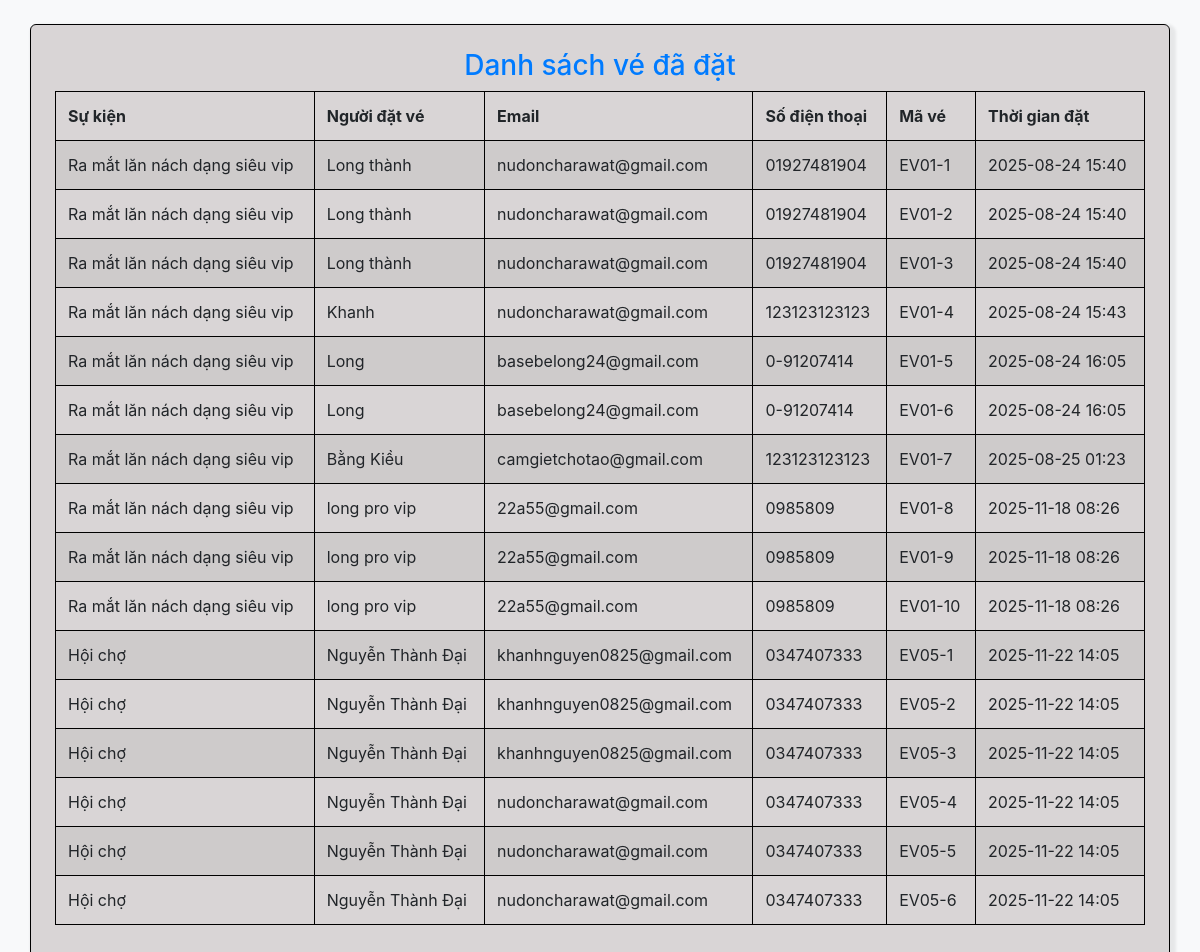
The page /events/viewer on the database its author committed.
### app/models.py (models this page shows)
class Event(db.Model):
    id = db.Column(db.Integer, primary_key=True)
    event_code = db.Column(db.String(10), unique=True, nullable=True)  # Mã sự kiện
    name = db.Column(db.String(100), nullable=False)
    date = db.Column(db.String(50))
    description = db.Column(db.Text)
    created_by_customer = db.Column(db.Boolean, default=False)
    created_at = db.Column(db.DateTime, default=datetime.utcnow)
    customer_id = db.Column(db.Integer, nullable=False)  # Không dùng ForeignKey
    is_completed = db.Column(db.Boolean, default=False)
    total_tickets = db.Column(db.Integer, nullable=False, default=0)  # Tổng số vé cho sự kiện

class Ticket(db.Model):
    id = db.Column(db.Integer, primary_key=True)
    event_id = db.Column(db.Integer, db.ForeignKey('event.id'), nullable=False)
    customer_id = db.Column(db.Integer, nullable=True)  # Người đặt vé, có thể null nếu chưa đặt
    status = db.Column(db.String(20), default='available')  # available/booked/cancelled
    booked_at = db.Column(db.DateTime, nullable=True)
    ticket_code = db.Column(db.String(30), unique=True, nullable=True)  # Mã vé duy nhất
    buyer_name = db.Column(db.String(100))
    buyer_email = db.Column(db.String(100))
    buyer_phone = db.Column(db.String(20))

### app/routes.py (the view)
@event_bp.route('/viewer', methods=['GET'])
def viewer():
    tickets = Ticket.query.filter(Ticket.status=='booked').all()
    ticket_list = []
    for t in tickets:
        event = Event.query.get(t.event_id)
        ticket_list.append({
            'ticket_code': t.ticket_code,
            'event_name': event.name if event else '',
            'customer_name': t.buyer_name or '',     # Tên người mua vé
            'customer_email': t.buyer_email or '',   # Email người mua vé
            'customer_phone': t.buyer_phone or '',   # SĐT người mua vé
            'booked_at': t.booked_at.strftime('%Y-%m-%d %H:%M') if t.booked_at else ''
        })
    return render_template('viewer.html', tickets=ticket_list)

### app/templates/viewer.html
{% extends 'base.html' %} {% block content %}
<div class="container mt-4 p-4 page_background">
  <h3 class="text-center text-primary">Danh sách vé đã đặt</h3>
  <table class="table table-bordered table-striped">
    <thead>
      <tr>
        <th>Sự kiện</th>
        <th>Người đặt vé</th>
        <th>Email</th>
        <th>Số điện thoại</th>
        <th>Mã vé</th>
        <th>Thời gian đặt</th>
      </tr>
    </thead>
    <tbody>
      {% for ticket in tickets %}
      <tr>
        <td>{{ ticket.event_name }}</td>
        <td>{{ ticket.customer_name }}</td>
        <td>{{ ticket.customer_email }}</td>
        <td>{{ ticket.customer_phone }}</td>
        <td>{{ ticket.ticket_code }}</td>
        <td>{{ ticket.booked_at or '' }}</td>
      </tr>
      {% endfor %}
    </tbody>
  </table>
</div>
{% endblock %}

### app/templates/base.html (shortened to what this page needs)
<!DOCTYPE html>
<html lang="en">
  <head>
    <link
      href="https://stackpath.bootstrapcdn.com/bootstrap/4.5.2/css/bootstrap.min.css"
      rel="stylesheet"
    />
    <link
      rel="stylesheet"
      href="https://cdnjs.cloudflare.com/ajax/libs/font-awesome/5.15.3/css/all.min.css"
    />
    <link
      rel="stylesheet"
      href="{{ url_for('static', filename='main.css') }}"
    />
  </head>
  <body>
    <div class="container-fluid">{% block content %}{% endblock %}</div>
  </body>
</html>

### app/static/main.css (style rules this page uses)
body { background-image: url("https://images.unsplash.com/photo-1511795409834-ef04bbd61622?fm=jpg&q=60&w=3000&ixlib=rb-4.1.0&ixid=M3wxMjA3fDB8MHxzZWFyY2h8M3x8ZXZlbnQlMjBwbGFubmluZ3xlbnwwfHwwfHx8MA%3D%3D"); background-size: cover; background-position: center center; background-attachment: fixed; background-color: #f8f9fa; }
table.table-bordered { border: 1px solid black; }
table.table-bordered > thead > tr > th { border: 1px solid black; }
table.table-bordered > tbody > tr > td { border: 1px solid black; }
.page_background { background-color: #d4cfcfda; border: 1px solid black; border-radius: 6px; box-shadow: 3px 3px 3px 3px rgba(0, 0, 0, 0.07); }

### rows shown on the page
Event: event_name "Ra mắt lăn nách dạng siêu vip" "Ra mắt lăn nách dạng siêu vip" "Ra mắt lăn nách dạng siêu vip" "Ra mắt lăn nách dạng siêu vip" "Ra mắt lăn nách dạng siêu vip" "Ra mắt lăn nách dạng siêu vip" "Ra mắt lăn nách dạng siêu vip" "Ra mắt lăn nách dạng siêu vip" "Ra mắt lăn nách dạng siêu vip" "Ra mắt lăn nách dạng siêu vip"
Ticket: customer_name "Long thành", customer_email "nudoncharawat@gmail.com", customer_phone "01927481904", ticket_code "EV01-1"
Ticket: customer_name "Long thành", customer_email "nudoncharawat@gmail.com", customer_phone "01927481904", ticket_code "EV01-2"
Ticket: customer_name "Long thành", customer_email "nudoncharawat@gmail.com", customer_phone "01927481904", ticket_code "EV01-3"
Ticket: customer_name "Khanh", customer_email "nudoncharawat@gmail.com", customer_phone "123123123123", ticket_code "EV01-4"
Ticket: customer_name "Long", customer_email "basebelong24@gmail.com", customer_phone "0-91207414", ticket_code "EV01-5"
Ticket: customer_name "Long", customer_email "basebelong24@gmail.com", customer_phone "0-91207414", ticket_code "EV01-6"
Ticket: customer_name "Bằng Kiều", customer_email "camgietchotao@gmail.com", customer_phone "123123123123", ticket_code "EV01-7"
Ticket: customer_name "long pro vip", customer_email "22a55@gmail.com", customer_phone "0985809", ticket_code "EV01-8"
Ticket: customer_name "long pro vip", customer_email "22a55@gmail.com", customer_phone "0985809", ticket_code "EV01-9"
Ticket: customer_name "long pro vip", customer_email "22a55@gmail.com", customer_phone "0985809", ticket_code "EV01-10"
Event: event_name "Hội chợ", customer_name "Nguyễn Thành Đại", customer_email "khanhnguyen0825@gmail.com", customer_phone "0347407333", ticket_code "EV05-1", booked_at "2025-11-22 14:05", ticket_code "EV05-2", ticket_code "EV05-3", customer_email "nudoncharawat@gmail.com", ticket_code "EV05-4", ticket_code "EV05-5", ticket_code "EV05-6"

### other values the page prints
{{ ticket.booked_at or '' }} "2025-08-24 15:40" "2025-08-24 15:40" "2025-08-24 15:40" "2025-08-24 15:43" "2025-08-24 16:05" "2025-08-24 16:05" "2025-08-25 01:23" "2025-11-18 08:26" "2025-11-18 08:26" "2025-11-18 08:26"
